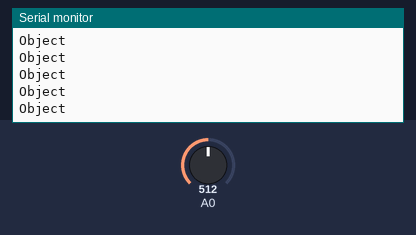
The sketch below on a simulated Arduino Uno, built with avr-gcc and run on an emulated ATmega328P. Shown: the last lines printed to the serial monitor. Inputs (shaded band) come from the test bench; at power-on: A0 = 512.

Above: at 1.2 s.
1.3 s: A0 set to 68
2.8 s: A0 set to 58
At 3.5 s:
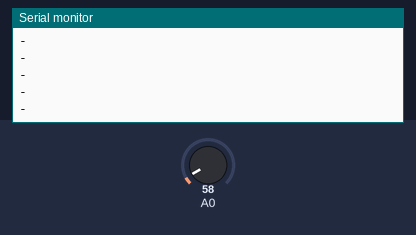
4.7 s: A0 set to 122
At 5.6 s:
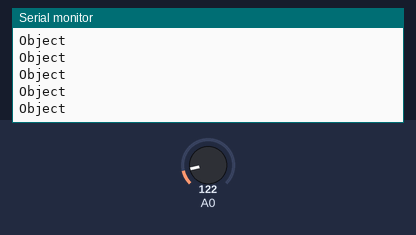

Measured:
- the behaviour switches between 61 and 60 on A0 (found by bisection; images 0 and 1)
- after the input at 2.8 s, the serial monitor: prints a new line after 0.10 s (image 1)

The sketch:

infra_distance_sensor.ino
```cpp
// Messing around

void setup() {
  // put your setup code here, to run once:
  pinMode(A0, INPUT);
  Serial.begin(9600);
  while(!Serial) {}
}

int a1 = 0;
int a2 = 0;
int a3 = 0;
int a4 = 0;
int a5 = 0;

void loop() {
  // put your main code here, to run repeatedly:
  //Serial.println(analogRead(A0));

  a5 = a4;
  a4 = a3;
  a3 = a2;
  a2 = a1;
  a1 = analogRead(A0);

  if ((a1 + a2 + a3 + a4 + a5) / 5 > 60) {
    Serial.println("Object");
  }
  else {
    Serial.println("-");
  }
}
```
